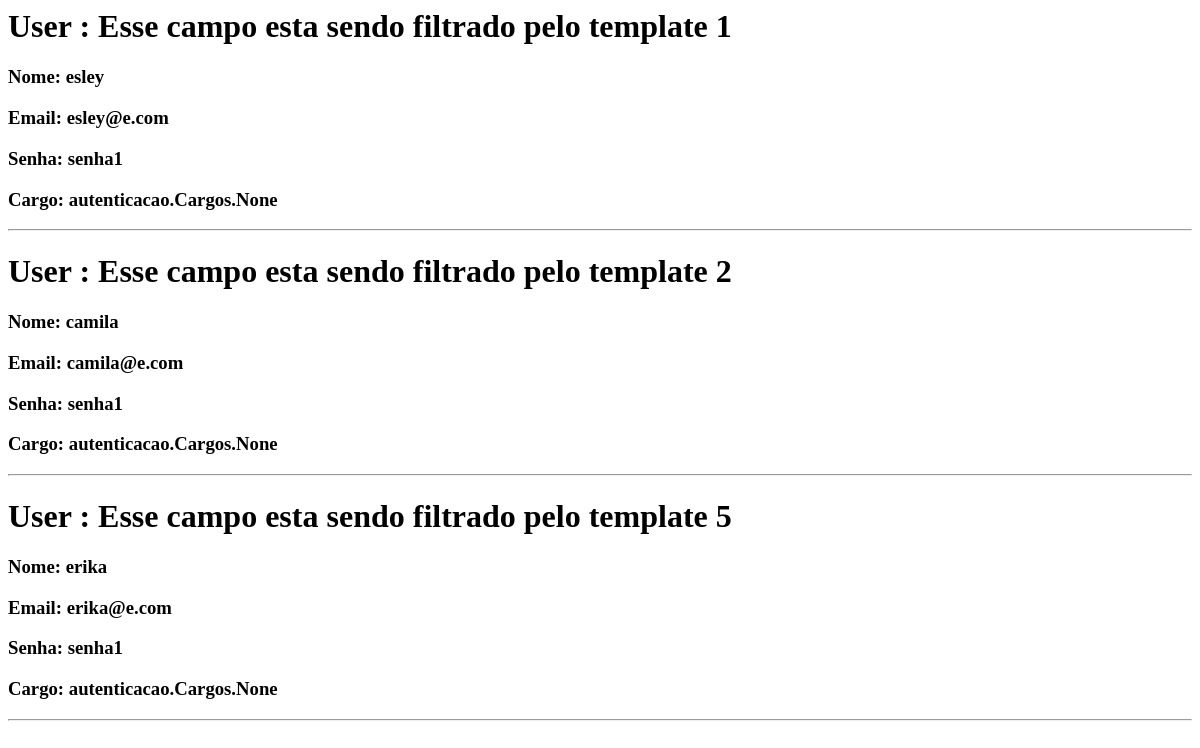
Page /autenticacao/listar on the earlier database version.
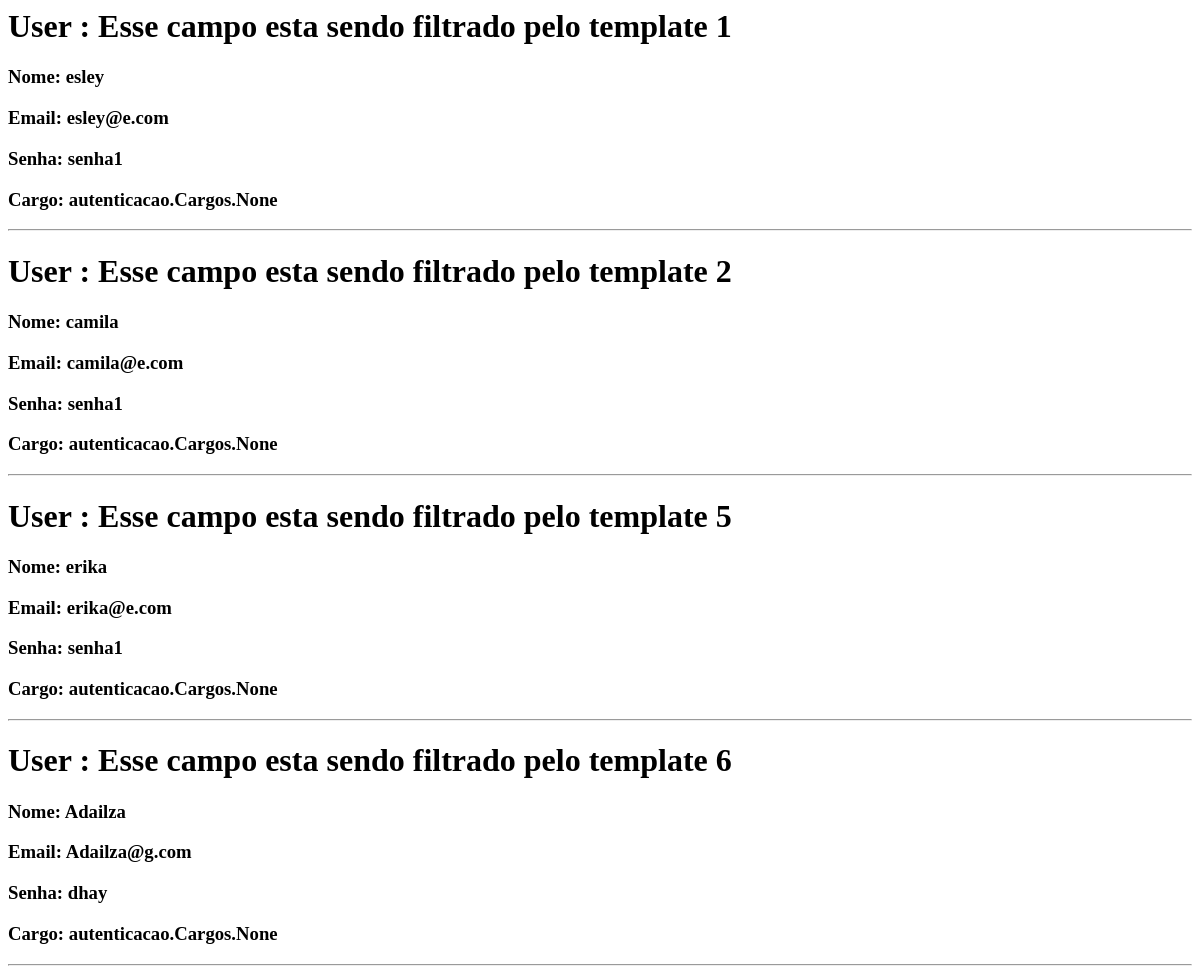
Same page on the later database version.
### autenticacao/models.py (models this page shows, shortened)
class Pessoa(models.Model):
    foto = models.ImageField(upload_to="foto")
    nome = models.CharField(max_length=100)
    sobrenome = models.CharField(max_length=100)
    email = models.EmailField()
    senha = models.CharField(max_length=100)
    cargo = models.ManyToManyField(Cargos)

### autenticacao/views.py (the view)
# urls.py: path('listar', views.listar, name="listar"),
def listar(request):
    pessoas = Pessoa.objects.all()
    return render(request, 'listar/listar.html', {'pessoas': pessoas})

### autenticacao/templatetags/filtros.py (called while the page is built)
@register.filter(name = 'teste')
def teste(v1):
    return f"Esse campo esta sendo filtrado pelo template {v1}"

### autenticacao/templates/listar/listar.html
{% load filtros %}
{% for i in pessoas %}
<h1>User : {{i.id|teste}}</h1>
<h3>Nome: {{i.nome}}</h3>
<h3>Email: {{i.email}}</h3>
<h3>Senha: {{i.senha}}</h3>
<h3>Cargo: {{i.cargo}}</h3>
<hr>
{% endfor %}

Differences in the rows shown:
added Pessoa: id|teste "Esse campo esta sendo filtrado pelo template 6", nome "Adailza", email "Adailza@g.com", senha "dhay", cargo "autenticacao.Cargos.None"
